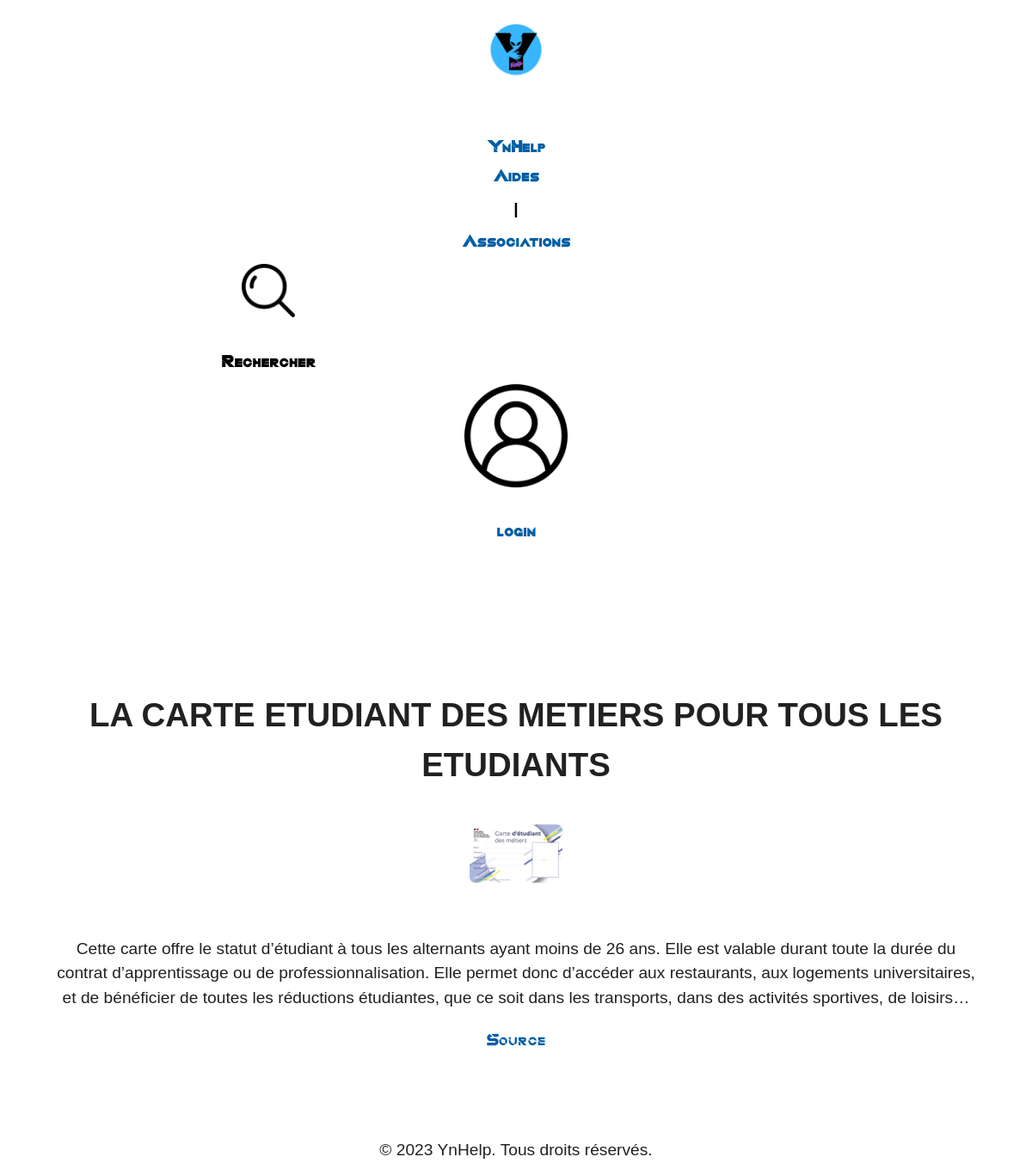
/YnHelp/aids/5, run on the app's committed database.
### tables this page shows
CREATE TABLE `article` (
  `art_id` int(11) NOT NULL,
  `titre` text NOT NULL,
  `resume` text NOT NULL,
  `description` text NOT NULL,
  `id_organization_type` int(11) NOT NULL,
  `source` text NOT NULL,
  `picture_name` text DEFAULT NULL
);

### Controllers/ArticleController.php (called while the page is built, shortened)
<?php
require_once __DIR__ . "/../Models/Database.php";
require_once __DIR__ . "/../Models/Article.php";
require_once __DIR__ . "/../Models/OrganizationType.php";
class ArticleController
{
    private PDO $connexion;
    public function __construct()
    {
        $db = new Database();
        $this->connexion = $db->getConnection();
    }
    public function getArticleById(int $id)
    {
        $request = $this->connexion->prepare(
            'SELECT *
                    FROM article INNER JOIN organization_type ON article.id_organization_type = organization_type.org_id
                    WHERE article.art_id = :id
                    LIMIT 1');
        $request->bindParam(":id", $id);
        $request->execute();
        $result = $request->fetch(PDO::FETCH_ASSOC);
        return $this->convertArrayInArticle($result);
    }
    private function convertArrayInArticle(array $array): Article
    {
        $article = new Article();
        $article->setId($array["art_id"])
            ->setTitle($array["titre"])
            ->setResume($array["resume"])
            ->setDescription($array["description"])
            ->setOrganizationType($this->convertArrayInOrganizationType($array))
            ->setPictureName($array["picture_name"])
            ->setSource($array["source"]);
        return $article;
    }
    private function convertArrayInOrganizationType(array $array): OrganizationType
    {
        $organizationType = new OrganizationType();
        $organizationType->setId($array["id_organization_type"])
            ->setLabel($array["label"]);
        return $organizationType;
    }
}

### Models/Database.php (called while the page is built, shortened)
<?php
class Database {
    private $host = "localhost";
    private $db_name = "ynhelp";
    private $username = "root";
    private $password = "";
    public function getConnection() {
        $this->conn = null;
        try {
            $this->conn = new PDO("mysql:host=" . $this->host . ";dbname=" . $this->db_name, $this->username, $this->password);
            $this->conn->setAttribute(PDO::ATTR_ERRMODE, PDO::ERRMODE_EXCEPTION);
        } catch(PDOException $exception) {
            echo "Erreur de connexion : " . $exception->getMessage();
        }
        return $this->conn;
    }
}

### Models/Article.php (called while the page is built, shortened)
<?php
class Article
{
    private string $title;
    private string $description;
    private string $pictureName;
    private string $source;
    public function setId(int $id): Article
    {
        return $this;
    }
    public function setResume(string $resume): Article
    {
        return $this;
    }
    public function getTitle(): string
    {
        return $this->title;
    }
    public function setTitle(string $title): Article
    {
        $this->title = $title;
        return $this;
    }
    public function getDescription(): string
    {
        return $this->description;
    }
    public function setDescription(string $description): Article
    {
        $this->description = $description;
        return $this;
    }
    public function setOrganizationType(OrganizationType $organization_type): Article
    {
        return $this;
    }
    public function getPictureName(): string
    {
        return $this->pictureName;
    }
    public function setPictureName($pictureName): Article
    {
        $pictureName = is_null($pictureName) ? "" : $pictureName;
        $this->pictureName = $pictureName;
        return $this;
    }
    public function getSource(): string
    {
        return $this->source;
    }
    public function setSource(string $source): Article
    {
        $this->source = $source;
        return $this;
    }
}

### Models/OrganizationType.php (called while the page is built, shortened)
<?php
class OrganizationType {
    public function setId(int $id): OrganizationType
    {
        return $this;
    }
    public function setLabel(string $label): OrganizationType
    {
        return $this;
    }
}

### public/views/description.php (the view, shortened to what this page needs)
<!DOCTYPE html>
<html lang="fr">
<head>
    <link rel="stylesheet" href="../public/css/descriptionaids.css"/>
    <link rel="stylesheet" href="./public/css/home.css"/>
</head>
<body>
<?php require './public/templates/header.php'; ?>
<div class="article">
    <h1>
        <p><?= $aid->getTitle(); ?></p>
    </h1>
    <img src="<?= '../public/assets/' . $aid->getPictureName() ?>" alt="caf.pnj"/>
    <p><?= $aid->getDescription(); ?></p>
    <p><a href="<?= $aid->getSource(); ?>" target="_blank">Source</a></p>
</div>
</body>
</html>

### public/css/descriptionaids.css (style rules this page uses)
body { font-family: Arial, sans-serif; margin: 0; padding: 0; text-align: center; background-repeat: no-repeat; height: 100vh; }
.article { margin-top: 10vh; padding: 5vw; }
h1 { font-size: 2.5em; margin-bottom: 10px; }
p { font-size: 1.2em; line-height: 1.5; margin-bottom: 20px; color: rgb(35, 33, 31); }
img { max-width: 10%; height: auto; margin-bottom: 20px; width: 20% }
a { color: #005ea5; text-decoration: none; }

### public/css/home.css (style rules this page uses)
* { border: 0; padding: 0; font-family: sans-serif; }
html { height: 100%; width: 100%; }
body { text-align: center; }
h1 { margin: 10px; font-size: 2em; color: #ffffff; }
h1, h3, a { font-family: "quantum", sans-serif; }

### data on the page
article: titre "LA CARTE ETUDIANT DES METIERS POUR TOUS LES ETUDIANTS", picture_name (picture), description "Cette carte offre le statut d’étudiant à tous les alternants ayant moins de 26 ans. Elle est valable durant toute la durée du contrat d’apprentissage ou de professionnalisation. Elle permet donc d’accéder aux restaurants, aux logements universitaires, et de bénéficier de toutes les réductions étudiantes, que ce soit dans les transports, dans des activités sportives, de loisirs…"

### other printed values
$username "login"
